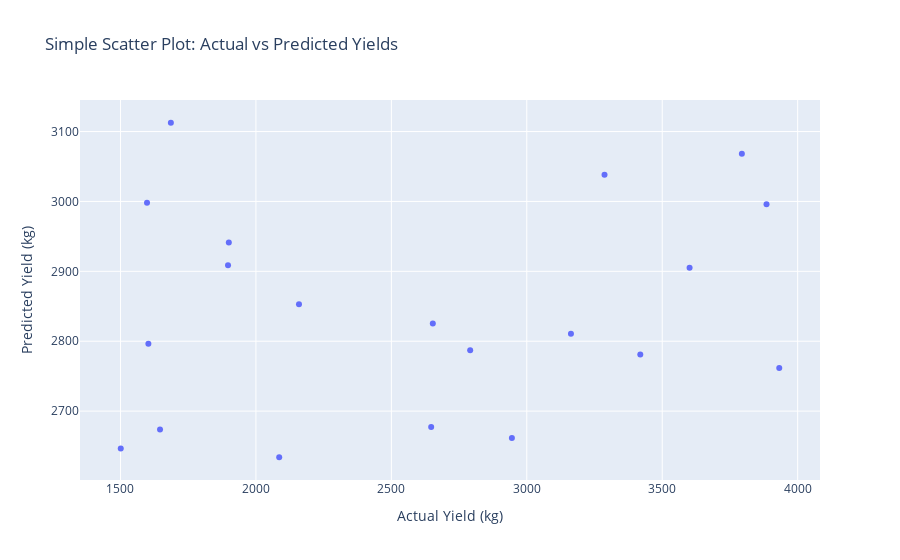
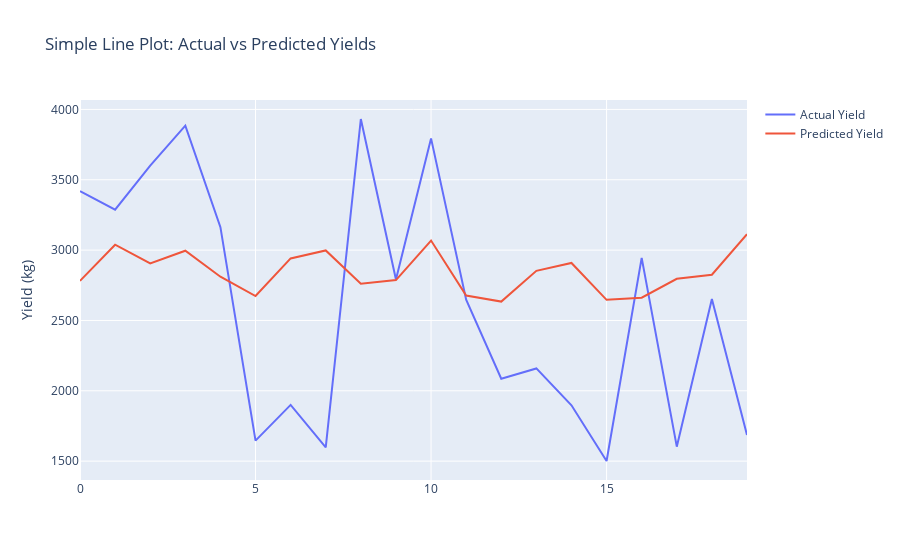
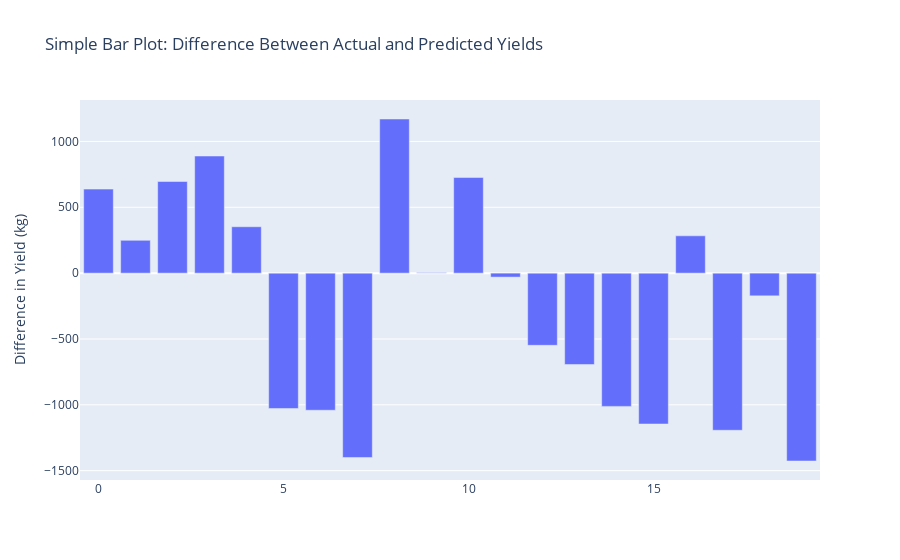

Notebook cell for these charts, in order:
### Code cell
import pandas as p
from sklearn.linear_model import LinearRegression as L
from sklearn.model_selection import train_test_split as t
import plotly.express as px
import plotly.graph_objects as go
d = p.read_csv('Crop_recommendationV2.csv')
X = d[['Rainfall (mm)', 'Temperature (°C)']]  
y = d['Yield (kg)'] 
X_train, X_test, y_train, y_test = t(X, y, test_size=0.2, random_state=42)
m = L()
m.fit(X_train, y_train)
p = m.predict(X_test)
s = px.scatter(x=y_test, y=p, labels={'x': 'Actual Yield (kg)', 'y': 'Predicted Yield (kg)'},title='Simple Scatter Plot: Actual vs Predicted Yields')
s.show()
l = go.Figure()
l.add_trace(go.Scatter(x=list(range(len(y_test))), y=y_test, mode='lines', name='Actual Yield'))
l.add_trace(go.Scatter(x=list(range(len(p))), y=p, mode='lines', name='Predicted Yield'))

l.update_layout(
    title='Simple Line Plot: Actual vs Predicted Yields',
    xaxis_title='',
    yaxis_title='Yield (kg)'
)
l.show()
d = y_test - p
b = px.bar(
    x=list(range(len(d))),
    y=d,
    labels={'x': '', 'y': 'Difference in Yield (kg)'},
    title='Simple Bar Plot: Difference Between Actual and Predicted Yields'
)
b.show()

### Figure 1 — Plotly figure (JSON) as saved in the notebook; plotly's stock layout.template omitted (floating-point values rounded to 4 significant figures)
{"data": [{"hovertemplate": "Actual Yield (kg)=%{x}<br>Predicted Yield (kg)=%{y}<extra></extra>", "legendgroup": "", "marker": {"color": "#636efa", "symbol": "circle"}, "mode": "markers", "name": "", "orientation": "v", "showlegend": false, "type": "scatter", "x": [3419, 3287, 3601, 3885, 3163, 1646, 1900, 1598, 3932, 2791, 3794, 2647, 2086, 2159, 1897, 1501, 2945, 1603, 2653, 1686], "xaxis": "x", "y": [2781.0, 3038.0, 2905.0, 2996.0, 2811.0, 2674.0, 2941.0, 2998.0, 2762.0, 2787.0, 3068.0, 2677.0, 2634.0, 2853.0, 2909.0, 2647.0, 2662.0, 2796.0, 2825.0, 3113.0], "yaxis": "y"}], "layout": {"autosize": true, "legend": {"tracegroupgap": 0}, "title": {"text": "Simple Scatter Plot: Actual vs Predicted Yields"}, "xaxis": {"anchor": "y", "autorange": true, "domain": [0, 1], "range": [1354.0, 4079.0], "title": {"text": "Actual Yield (kg)"}, "type": "linear"}, "yaxis": {"anchor": "x", "autorange": true, "domain": [0, 1], "range": [2595.0, 3152.0], "title": {"text": "Predicted Yield (kg)"}, "type": "linear"}}}

### Figure 2 — Plotly figure (JSON) as saved in the notebook; plotly's stock layout.template omitted (floating-point values rounded to 4 significant figures)
{"data": [{"mode": "lines", "name": "Actual Yield", "type": "scatter", "x": [0, 1, 2, 3, 4, 5, 6, 7, 8, 9, 10, 11, 12, 13, 14, 15, 16, 17, 18, 19], "y": [3419, 3287, 3601, 3885, 3163, 1646, 1900, 1598, 3932, 2791, 3794, 2647, 2086, 2159, 1897, 1501, 2945, 1603, 2653, 1686]}, {"mode": "lines", "name": "Predicted Yield", "type": "scatter", "x": [0, 1, 2, 3, 4, 5, 6, 7, 8, 9, 10, 11, 12, 13, 14, 15, 16, 17, 18, 19], "y": [2781.0, 3038.0, 2905.0, 2996.0, 2811.0, 2674.0, 2941.0, 2998.0, 2762.0, 2787.0, 3068.0, 2677.0, 2634.0, 2853.0, 2909.0, 2647.0, 2662.0, 2796.0, 2825.0, 3113.0]}], "layout": {"autosize": true, "title": {"text": "Simple Line Plot: Actual vs Predicted Yields"}, "xaxis": {"autorange": true, "range": [0, 19], "title": {"text": ""}, "type": "linear"}, "yaxis": {"autorange": true, "range": [1366.0, 4067.0], "title": {"text": "Yield (kg)"}, "type": "linear"}}}

### Figure 3 — Plotly figure (JSON) as saved in the notebook; plotly's stock layout.template omitted (floating-point values rounded to 4 significant figures)
{"data": [{"alignmentgroup": "True", "hovertemplate": "=%{x}<br>Difference in Yield (kg)=%{y}<extra></extra>", "legendgroup": "", "marker": {"color": "#636efa", "pattern": {"shape": ""}}, "name": "", "offsetgroup": "", "orientation": "v", "showlegend": false, "textposition": "auto", "type": "bar", "x": [0, 1, 2, 3, 4, 5, 6, 7, 8, 9, 10, 11, 12, 13, 14, 15, 16, 17, 18, 19], "xaxis": "x", "y": [637.9, 248.8, 695.7, 889.1, 352.3, -1028.0, -1041.0, -1400.0, 1170.0, 4.085, 725.9, -30.25, -548.0, -693.8, -1012.0, -1146.0, 283.3, -1193.0, -172.4, -1427.0], "yaxis": "y"}], "layout": {"autosize": true, "barmode": "relative", "legend": {"tracegroupgap": 0}, "title": {"text": "Simple Bar Plot: Difference Between Actual and Predicted Yields"}, "xaxis": {"anchor": "y", "autorange": true, "domain": [0, 1], "range": [-0.5, 19.5], "title": {"text": ""}, "type": "linear"}, "yaxis": {"anchor": "x", "autorange": true, "domain": [0, 1], "range": [-1571.0, 1315.0], "title": {"text": "Difference in Yield (kg)"}, "type": "linear"}}}
